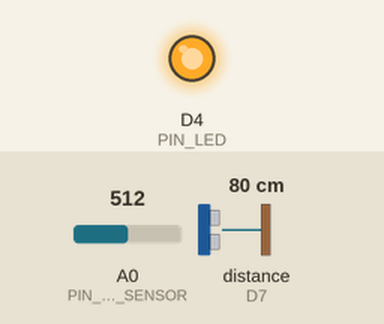
Simulated run of this sketch. Board: ESP8266 (NodeMCU). Parts: output pins drawn as LEDs (lit = HIGH). Inputs (shaded band) come from the test bench; at power-on: A0 (PIN_RAIN_SENSOR) = 512, distance to the obstacle (sensor on D7) 80 cm. The echo pulse lasts 58.3 µs per cm; WiFi joins after 1.5 s; servers stay silent unless stated; uploads are accepted with an empty reply; pins used as bus, display or sensor lines are not drawn; what the sketch prints to the serial monitor is not drawn.

Above: at 6.5 s.
At 10.5 s:
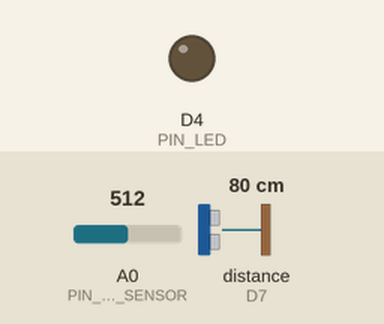
Timing chart, 0 to 15.8 s (numbered marks = the images above):
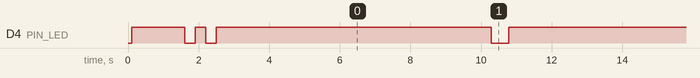

The sketch:

floodwatch-firmware.ino
```cpp
#include <Arduino.h>
#include <ESP8266WiFi.h>
#include <WiFiClientSecure.h>
#include <ArduinoJson.h>
#include "config.h"

WiFiClientSecure client;
unsigned long lastReadingMs = 0;

void connectWiFi() {
  Serial.print("Connecting to WiFi");
  WiFi.mode(WIFI_STA);
  WiFi.begin(WIFI_SSID, WIFI_PASSWORD);

  unsigned long start = millis();
  while (WiFi.status() != WL_CONNECTED) {
    if (millis() - start >= WIFI_TIMEOUT_MS) {
      Serial.println("\nWiFi timeout — restarting.");
      ESP.restart();
    }
    delay(500);
    Serial.print(".");
  }

  Serial.println();
  Serial.print("WiFi connected | IP: ");
  Serial.println(WiFi.localIP());
}

void blinkLED(int times, int delayMs = 150) {
  for (int i = 0; i < times; i++) {
    digitalWrite(PIN_LED, LOW);   // LOW = ON for most ESP8266 boards
    delay(delayMs);
    digitalWrite(PIN_LED, HIGH);  // HIGH = OFF
    delay(delayMs);
  }
}

int readRainSensor() {
  return analogRead(PIN_RAIN_SENSOR);  // 0 (wet) – 1023/1024 (dry)
}

float readDistanceCm() {
  // Send 10 µs trigger pulse
  digitalWrite(PIN_TRIG, LOW);
  delayMicroseconds(2);
  digitalWrite(PIN_TRIG, HIGH);
  delayMicroseconds(10);
  digitalWrite(PIN_TRIG, LOW);

  long duration = pulseIn(PIN_ECHO, HIGH, ULTRASONIC_TIMEOUT_US);

  if (duration == 0) {
    Serial.println("Ultrasonic: no echo received");
    return -1.0f;
  }

  return (duration * SOUND_SPEED_CM_US) / 2.0f;
}

void sendReading(int rainIntensity, float distanceCm) {
  float waterLevelCm = CONTAINER_HEIGHT_CM - distanceCm;
  if (waterLevelCm < 0.0f) waterLevelCm = 0.0f;

  // Build JSON payload
  StaticJsonDocument<256> doc;
  doc["location"]          = SENSOR_LOCATION;
  doc["rainIntensity"]     = rainIntensity;
  doc["distanceCm"]        = distanceCm;
  doc["containerHeightCm"] = CONTAINER_HEIGHT_CM;

  char payload[256];
  serializeJson(doc, payload);

  Serial.println("Connecting to backend...");

  // Render uses a valid TLS cert — skip fingerprint, accept any cert
  // For production you can pin the cert fingerprint here instead
  client.setInsecure();

  if (!client.connect(API_HOST, API_PORT)) {
    Serial.println("Connection failed.");
    return;
  }

  // Build HTTP request
  String request =
    String("POST ") + API_ENDPOINT + " HTTP/1.1\r\n" +
    "Host: " + API_HOST + "\r\n" +
    "Content-Type: application/json\r\n" +
    "x-api-key: " + API_KEY + "\r\n" +
    "Content-Length: " + strlen(payload) + "\r\n" +
    "Connection: close\r\n\r\n" +
    payload;

  client.print(request);

  // Read response status line
  String statusLine = client.readStringUntil('\n');
  Serial.print("Response: ");
  Serial.println(statusLine);

  // Check for HTTP 201 Created
  if (statusLine.indexOf("201") != -1) {
    Serial.println("Reading sent successfully.");
    blinkLED(3);  // 3 quick blinks = success
  } else {
    Serial.println("Server returned an error.");
    blinkLED(1, 500);  // 1 slow blink = error
  }

  client.stop();
}

void setup() {
  Serial.begin(9600);
  delay(100);

  pinMode(PIN_TRIG, OUTPUT);
  pinMode(PIN_ECHO, INPUT);
  pinMode(PIN_LED,  OUTPUT);
  digitalWrite(PIN_LED, HIGH);  // LED off initially

  connectWiFi();

  Serial.println("FloodWatch node ready.");
  blinkLED(2, 300);  // 2 slow blinks = system ready
}

void loop() {
  // Reconnect WiFi if dropped
  if (WiFi.status() != WL_CONNECTED) {
    Serial.println("WiFi lost — reconnecting...");
    connectWiFi();
  }

  if (millis() - lastReadingMs >= READING_INTERVAL_MS) {
    lastReadingMs = millis();

    int rainIntensity = readRainSensor();
    float distanceCm  = readDistanceCm();

    Serial.printf("Rain: %d | Distance: %.2f cm | Water level: %.2f cm\n",
                  rainIntensity, distanceCm, CONTAINER_HEIGHT_CM - distanceCm);

    if (distanceCm < 0.0f) {
      Serial.println("Skipping — bad ultrasonic reading.");
      return;
    }

    sendReading(rainIntensity, distanceCm);
  }
}
```

config.h
```cpp
#pragma once

#define WIFI_SSID "Wirespot"
#define WIFI_PASSWORD "W12345678T"

#define API_HOST "floodwatch-be.onrender.com"
#define API_PORT 443
#define API_ENDPOINT "/api/readings"
#define API_KEY "fw_4e8a1f3c9b2d6e0f5a7c3b8d1e4f2a9c"

#define PIN_RAIN_SENSOR A0
#define PIN_TRIG D6
#define PIN_ECHO D7
#define PIN_LED D4

#define CONTAINER_HEIGHT_CM 12.0f
#define SOUND_SPEED_CM_US 0.0343f
#define ULTRASONIC_TIMEOUT_US 30000UL

#define READING_INTERVAL_MS 10000UL
#define WIFI_TIMEOUT_MS 15000UL

#define SENSOR_LOCATION "Lab Test Zone A"
```

Measured:
- by itself, D4 (PIN_LED): goes LOW 0.30 s, HIGH 0.30 s, LOW 0.30 s, HIGH 7.8 s, 11 × (LOW 0.50 s, HIGH 9.5 s), LOW 0.50 s, then HIGH
